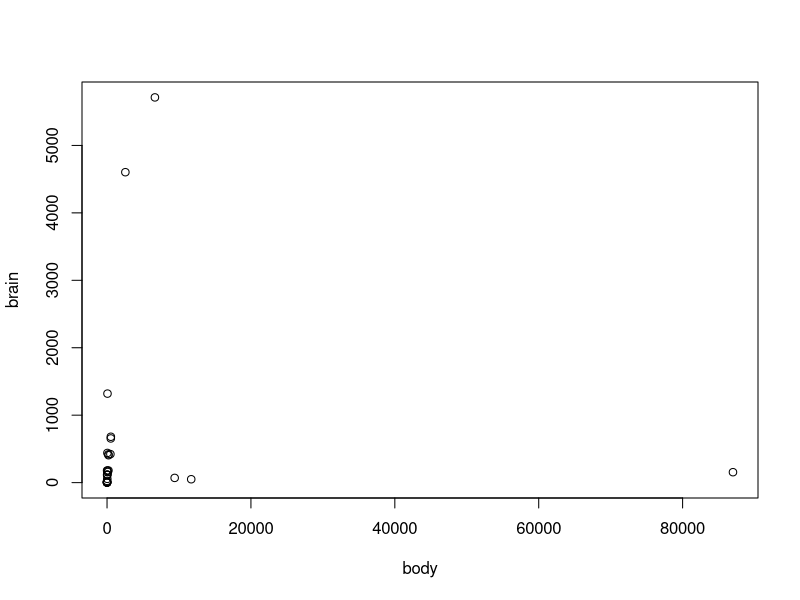

Generate this figure with R:
####script 8
#7a. Regressao Linear Simples
#Ajuste e diagnostico de uma regressao

library(MASS)
data(Animals)
str(Animals)

plot(brain~body, data=Animals)  #plot de y cerebro e x corpo dos dados dos animais
